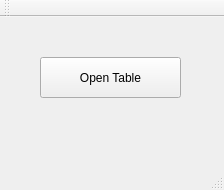
<?xml version="1.0" encoding="UTF-8"?>
<ui version="4.0">
 <class>HomeWindow</class>
 <widget class="QMainWindow" name="HomeWindow">
  <property name="geometry">
   <rect>
    <x>0</x>
    <y>0</y>
    <width>224</width>
    <height>190</height>
   </rect>
  </property>
  <property name="windowTitle">
   <string>HomeWindow</string>
  </property>
  <widget class="QWidget" name="centralWidget">
   <widget class="QPushButton" name="opentable">
    <property name="geometry">
     <rect>
      <x>40</x>
      <y>40</y>
      <width>141</width>
      <height>41</height>
     </rect>
    </property>
    <property name="text">
     <string>Open Table</string>
    </property>
   </widget>
  </widget>
  <widget class="QMenuBar" name="menuBar">
   <property name="geometry">
    <rect>
     <x>0</x>
     <y>0</y>
     <width>224</width>
     <height>25</height>
    </rect>
   </property>
  </widget>
  <widget class="QToolBar" name="mainToolBar">
   <attribute name="toolBarArea">
    <enum>TopToolBarArea</enum>
   </attribute>
   <attribute name="toolBarBreak">
    <bool>false</bool>
   </attribute>
  </widget>
  <widget class="QStatusBar" name="statusBar"/>
 </widget>
 <layoutdefault spacing="6" margin="11"/>
 <resources/>
 <connections/>
</ui>
